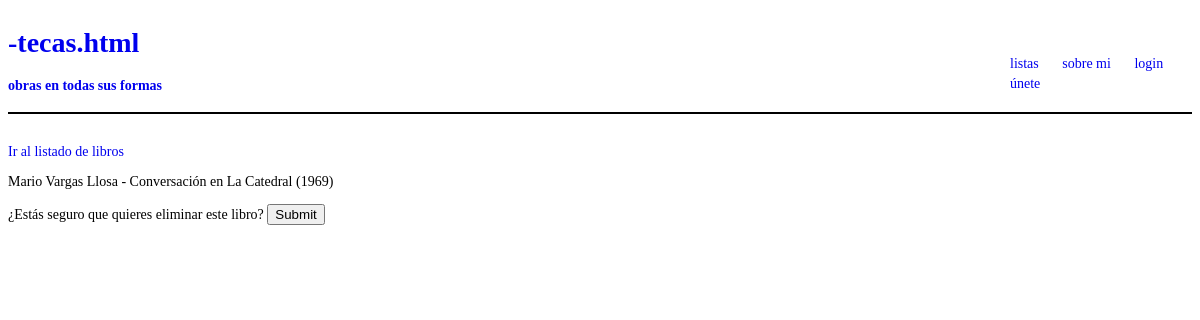
Screenshot of /eliminar_libro/4 with the database file from the repository.
### app_a/models.py (models this page shows, shortened)
class Libro(models.Model):
    titulo = models.CharField(max_length=100)
    anio = models.IntegerField()
    autor = models.CharField(max_length=100)
    pais = models.CharField(max_length=60)
    portada = models.ImageField(upload_to='media/', null=True, blank=True)
    review = RichTextField(blank=True, null=True)

### app_a/views.py (the view)
# urls.py: path('eliminar_libro/<int:pk>', views.LibroDeleteView.as_view(), name='eliminar_libro'),
class LibroDeleteView(SuccessMessageMixin, DeleteView):
    model = Libro
    success_url = '/lista_libro'
    template_name = 'libro/borrar_libro.html'
    success_message = 'Libro borrado!'

### app_a/templates/libro/borrar_libro.html (shortened to what this page needs)
{% extends 'tem/base.html' %}
{% block body %}
    <a href={% url 'lista_libro' %}>Ir al listado de libros</a>
    {% if libro %}
        <p>
            {{libro.autor}} - {{libro.titulo}} ({{libro.anio}})
        </p>
    {% endif %}
    <form method='POST'> {% csrf_token %}
        ¿Estás seguro que quieres eliminar este libro?
        <input type='submit' placeholder='Eliminar libro'>
    </form>
{% endblock %}

### app_a/static/stc/base.css (style rules this page uses)
body { font-size: .875rem; font-family: Verdana; }
a { text-decoration: none; }

### rows the page displays
Libro: autor "Mario Vargas Llosa", titulo "Conversación en La Catedral", anio "1969"
